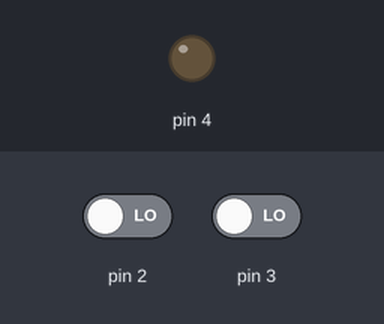
The sketch below on a simulated Arduino Uno, built with avr-gcc and run on an emulated ATmega328P. Parts: output pins drawn as LEDs (lit = HIGH). Dashed ring = blinking. The test bench sets the inputs (shaded band); at power-on: pin 3 LOW, pin 2 LOW.

Above: at 1.2 s.
1.3 s: pin 3 driven HIGH
At 2.7 s:
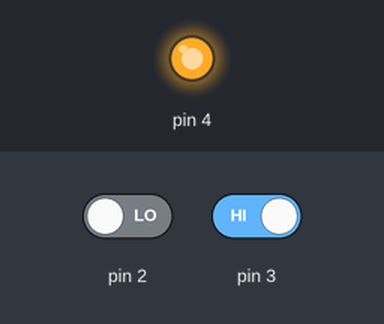
4.8 s: pin 2 driven HIGH
At 6.8 s:
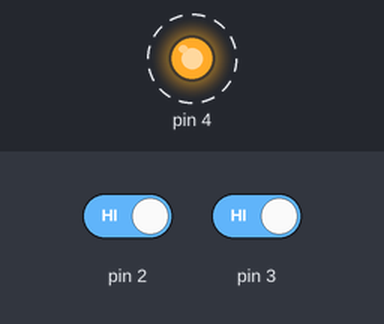
Timing chart, 0 to 14.3 s (numbered marks = the images above; inputs shaded):
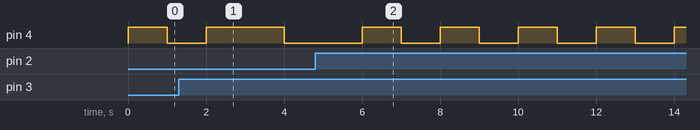

Measured:
- after the input at 4.8 s, pin 4: alternates HIGH for 1.0 s and LOW for 1.0 s, starting after 2.2 s

The sketch:

sh2_pb2.ino
```cpp
void setup(){
pinMode(2,INPUT);
pinMode(3,INPUT);
pinMode(4,OUTPUT);
attachInterrupt(digitalPinToInterrupt(2), faster , RISING);
attachInterrupt(digitalPinToInterrupt(3), slower , RISING);
}

int x=1000;
void loop() {

  digitalWrite(4,HIGH);
  delay(x);
  digitalWrite(4,LOW);
  delay(x);

}

void slower()
{

  if(x<10000)
  x+=1000;

  }
  void faster()
{

  if(x>1000)
  x-=1000;

  }
```
